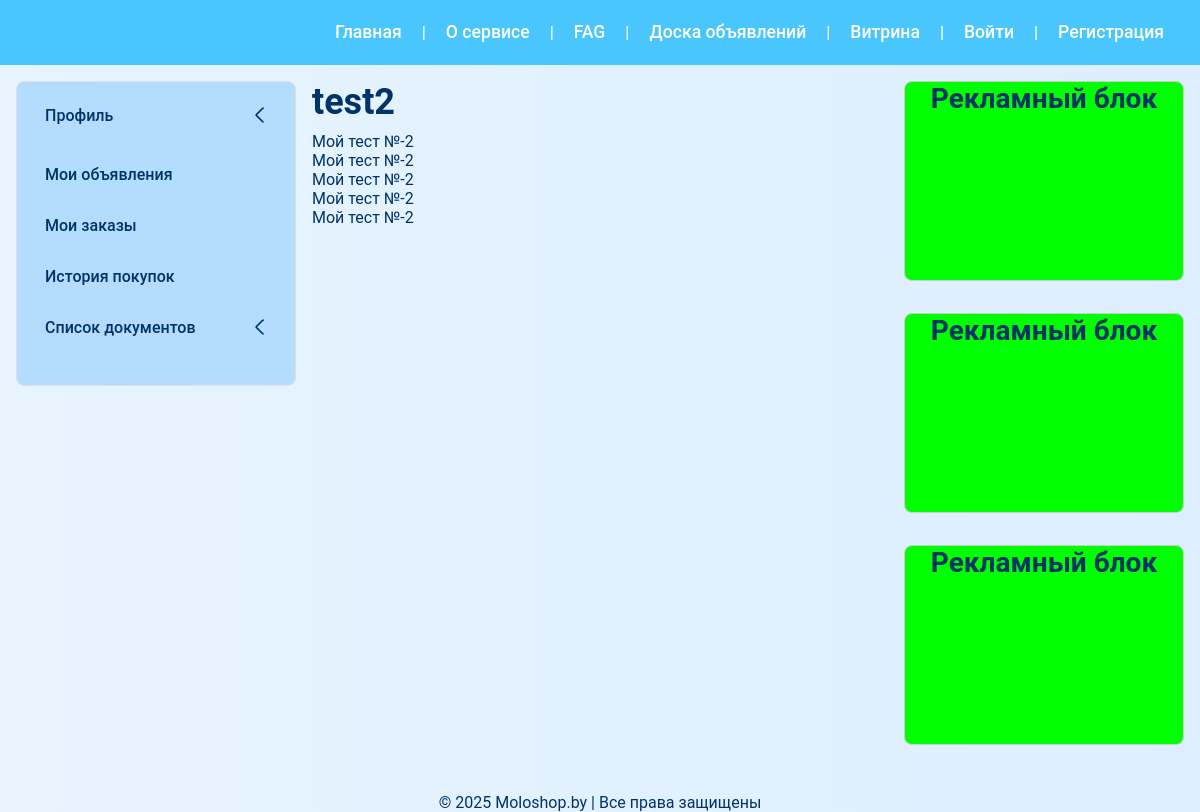
/userpanel/test2/, run on the app's committed database.
### apps/userpanel/models/menu.py (models this page shows, shortened)
class ProfileMenuCategory(UUIDModel, MPTTModel):
    name = models.CharField(max_length=100)
    slug = models.SlugField(
        unique=True,
        max_length=100,
        blank=True,
        help_text="Автоматически создаётся из названия. Используется для URL-конфигурации."
    )
    url = models.CharField(
        max_length=200,
        blank=True,
        help_text="Имя URL-шаблона с namespace (например: 'landing:policy_detail') или абсолютная ссылка"
    )
    url_params = models.JSONField(
        blank=True,
        null=True,
        help_text="Параметры для reverse(), например: {'slug': 'privacy-policy'}"
    )
    is_named_url = models.BooleanField(default=True, help_text="True — использовать reverse() по url_name")
    parent = TreeForeignKey('self', on_delete=models.CASCADE, null=True, blank=True, related_name='children')
    order = models.PositiveIntegerField(default=0)
    class MPTTMeta:
        order_insertion_by = ['order']
    class Meta:
        app_label = 'userpanel'
        verbose_name = "Пункт меню"
        verbose_name_plural = "Меню личного кабинета"
    def get_absolute_url(self):
        from django.urls import reverse
        if self.is_named_url:
            try:
                if self.url_params:
                    return reverse(self.url, kwargs=self.url_params)
                return reverse(self.url)
            except:
                return '#'
        return self.url

### apps/userpanel/views/main.py (the view)
# urls.py: path('test2/', test2, name='test2'),  # мои тесты
def test2(request):
    data = {
        'title': 'test2',
        'info': 'Мой тест №-2',
        "current_path": request.path,
    }
    return render(request, 'userpanel/test2.html', context=data)

### apps/userpanel/templatetags/profile_menu.py (called while the page is built)
@register.inclusion_tag("userpanel/components/user_menu.html", takes_context=True)
def render_user_menu(context):
    request = context['request']
    current_path = request.path
    all_items = ProfileMenuCategory.objects.all().prefetch_related('parent', 'children__children')
    menu_sections = [item for item in all_items if item.parent is None]
    def get_open_ids(path):
        for item in all_items:
            if item.get_absolute_url() == path:
                open_ids = []
                current = item.parent
                while current:
                    open_ids.append(current.id)
                    current = current.parent
                return open_ids
        return []
    open_ids = get_open_ids(current_path)
    return {
        'menu_sections': menu_sections,
        'request': request,
        'current_path': current_path,
        'open_ids': open_ids,
    }

### apps/userpanel/templates/userpanel/test2.html (shortened to what this page needs)
{% extends "userpanel/base_userpanel.html" %}
{% load static %}
{% block content %}
<h1>{{ title }}</h1>
        {% with ""|center:5 as repeat_range %}
          {% for _ in repeat_range %}
            <p>{{ info }}</p>
          {% endfor %}
        {% endwith %}
{% endblock content %}

### apps/userpanel/templates/userpanel/components/user_menu.html (shortened to what this page needs)
<div class="user-menu-wrapper mb-4 border rounded">
  <nav class="user-menu">
    {% for section in menu_sections %}
      <div class="menu-section">
        {% if section.children.exists %}
          <div class="menu-header-wrap">
            <a href="{{ section.get_absolute_url }}"
               class="menu-header{% if current_path == section.get_absolute_url %} active{% endif %}">
              {{ section.name }}
            </a>
            <label for="toggle-section-{{ section.pk }}" class="chevron-toggle" aria-label="Развернуть меню">
              <span class="chevron-icon"></span>
            </label>
          </div>
        {% else %}
          <div class="menu-header-wrap">
            <a href="{{ section.get_absolute_url }}"
               class="menu-header{% if current_path == section.get_absolute_url %} active{% endif %}">
              {{ section.name }}
            </a>
          </div>
        {% endif %}
      </div>
    {% endfor %}
  </nav>
</div>

### apps/core/static/core/css/global_core.css (style rules this page uses)
html,body,div,span,applet,object,iframe,h1,h2,h3,h4,h5,h6,p,blockquote,pre,a,abbr,acronym,address,big,cite,code,del,dfn,em,img,ins,kbd,q,s,samp,small,strike,strong,sub,sup,tt,var,b,u,i,center,dl,dt,dd,ol,ul,li,fieldset,form,label,legend,table,caption,tbody,tfoot,thead,tr,th,td,article,aside,canvas,details,embed,figure,figcaption,footer,header,hgroup,menu,nav,output,ruby,section,summary,time,mark,audio,video { margin:0;padding:0;border:0;vertical-align:baseline;font-size:100%;font:inherit;box-sizing:border-box }
html,body { height:100%;font-family:'Roboto', 'Segoe UI', 'Helvetica Neue', Arial, sans-serif;background:linear-gradient(90deg, #E8F4FF 0%, #DCEEFF 100%);background-repeat:no-repeat;background-attachment:fixed;color:#036;-webkit-font-smoothing:antialiased;-moz-osx-font-smoothing:grayscale }
a { color:#fff;text-decoration:none;transition:color 0.3s ease }
*,*::before,*::after { box-sizing:border-box }
h1,h2,h3,h4,h5,h6 { font-family:inherit;font-weight:700;line-height:1.2;margin-bottom:0.5rem }
h1 { font-size:2.25rem }
.mb-4 { margin-bottom:1rem !important }
.border { border:1px solid #dee2e6 !important }
.rounded { border-radius:0.5rem !important }

### apps/userpanel/static/userpanel/css/userpanel.css (style rules this page uses)
.user-menu-wrapper { background:#B3DCFF;border:1px solid #ccc;border-radius:0.5rem;padding:0 }
.user-menu-wrapper .user-menu { display:block;padding:1rem }
.user-menu-wrapper .menu-section { margin-bottom:1rem }
.user-menu-wrapper .menu-section .menu-header-wrap,.user-menu-wrapper .menu-section .submenu-header-wrap { display:flex;justify-content:space-between;align-items:center }
.user-menu-wrapper .menu-section .menu-header { flex-grow:1;text-decoration:none;font-weight:500;background-color:#B3DCFF;color:#036;padding:0.5rem 0.75rem;border-radius:0.25rem }
.user-menu-wrapper .menu-section .chevron-toggle { display:inline-flex;align-items:center;justify-content:center;width:2rem;height:2rem;cursor:pointer }
.user-menu-wrapper .menu-section .chevron-icon { display:inline-block;width:12px;height:12px;border:solid #036;border-width:0 2px 2px 0;transform:rotate(135deg);border-radius:2px;transition:transform 0.3s ease }

### data on the page
ProfileMenuCategory: name "Профиль"
ProfileMenuCategory: name "Мои объявления"
ProfileMenuCategory: name "Мои заказы"
ProfileMenuCategory: name "История покупок"
ProfileMenuCategory: name "Список документов"

### other printed values
{{ item.title }} "Главная" "О сервисе" "FAG" "Доска объявлений" "Витрина" "Войти" "Регистрация"
{{ title }} "test2"
{{ info }} "Мой тест №-2" "Мой тест №-2" "Мой тест №-2" "Мой тест №-2" "Мой тест №-2"
